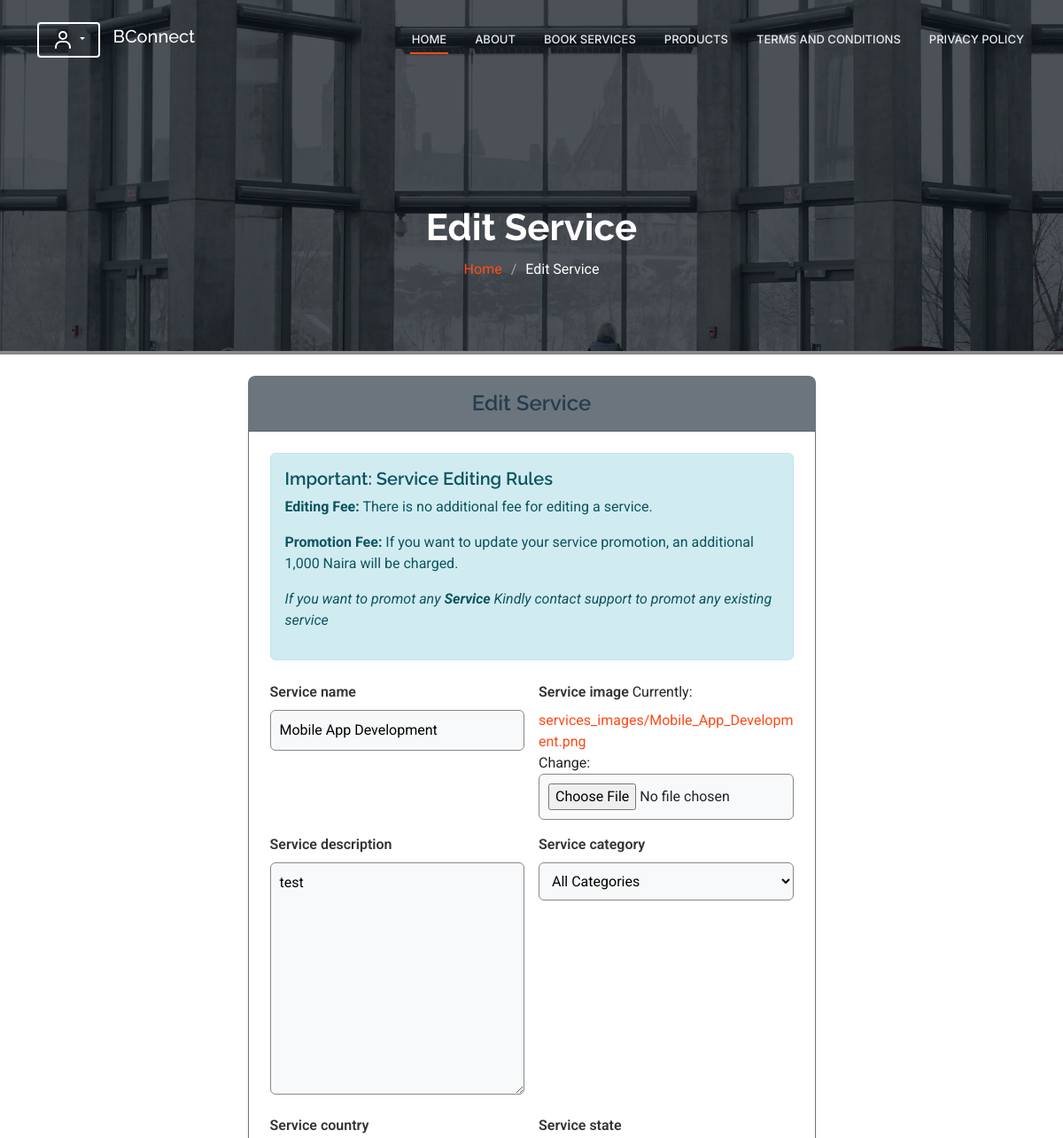
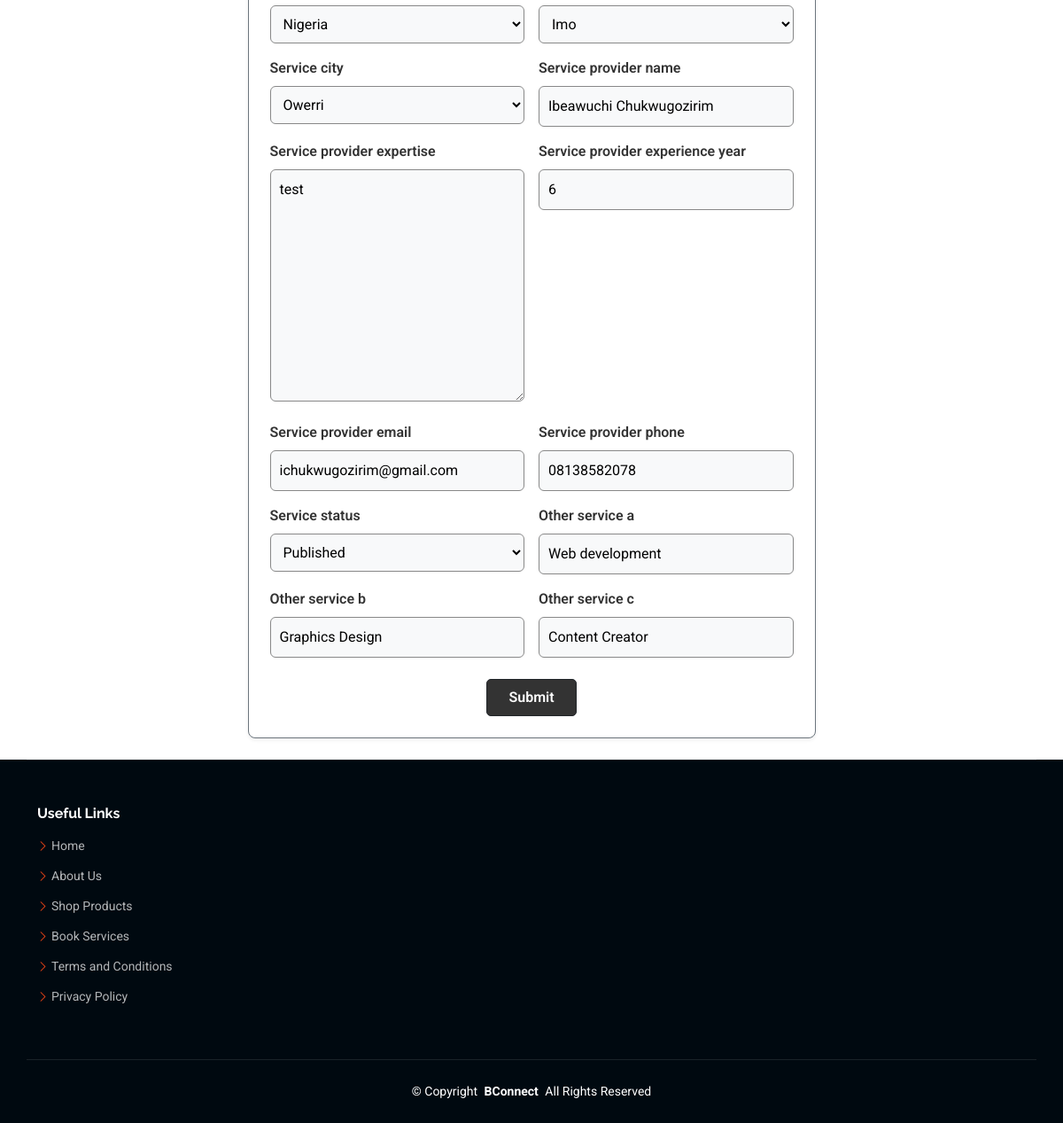
The page /services/3/edit/ (signed in) on the database its author committed (2 pictures, top to bottom).
### main/models.py (models this page shows, shortened)
class Services(models.Model):
    user = models.ForeignKey(settings.AUTH_USER_MODEL, on_delete=models.CASCADE, related_name="services",default=1)
    service_name = models.CharField(max_length=100)
    service_image = models.ImageField(upload_to='services_images/')
    service_description = models.TextField(max_length=250)
    service_category = models.CharField(max_length=300, choices=LocationCategory.CATEGORY_CHOICES, default="all")
    service_country = models.CharField(max_length=50, choices=LocationCategory.COUNTRY_CHOICES, default="All")
    service_state = models.CharField(max_length=50, choices=LocationCategory.STATE_CHOICES, default="All")
    service_city = models.CharField(max_length=50, choices=LocationCategory.CITY_CHOICES, default="All")
    service_provider_name = models.CharField(max_length=200)
    service_provider_expertise = models.TextField(max_length=500)
    service_provider_experience_year = models.PositiveIntegerField(null=True, blank=True)
    service_provider_email = models.CharField(max_length=1000)
    service_provider_phone = models.CharField(max_length=15)
    service_status = models.CharField(max_length=20, choices=LocationCategory.STATUS_CHOICES, default='pending')
    other_service_a = models.CharField(max_length=50, blank=True, null=True)
    other_service_b = models.CharField(max_length=50, blank=True, null=True)
    other_service_c = models.CharField(max_length=50, blank=True, null=True)
    is_paid = models.BooleanField(default=False)  # Track payment status
    is_promoted = models.BooleanField(default=False)
    promotion_fee = models.PositiveIntegerField(default=1000)

### main/views.py (the view)
# urls.py: path('services/<int:pk>/edit/', ServiceUpdateView.as_view(), name='service_update'),
class ServiceUpdateView(LoginRequiredMixin, UpdateView):
    model = Services
    context_object_name = 'service'
    template_name = "main/service_form.html"
    fields = (
        'service_name', 'service_image', 'service_description', 'service_category',
        'service_country', 'service_state', 'service_city', 'service_provider_name',
        'service_provider_expertise', 'service_provider_experience_year', 'service_provider_email',
        'service_provider_phone', 'service_status', 'other_service_a', 'other_service_b', 'other_service_c'
    )
    success_url = reverse_lazy("user_dashboard")
    def get_queryset(self):
        return Services.objects.filter(user=self.request.user)
    def get_object(self, queryset=None):
        service = super().get_object(queryset)
        if service.user != self.request.user:
            raise PermissionDenied("You do not have permission to edit this service.")
        return service

### main/templates/main/service_form.html (shortened to what this page needs)
{% extends 'main/base.html' %}
{% load static %}
{% block content %}
<div class="page-title dark-background" data-aos="fade" style="background-image: url({% static 'assets/img/page-title-bg.webp' %});">
  <div class="container position-relative">
    <br><br><br>
    <h1>{% if service %}Edit Service{% else %}Add a New Service{% endif %}</h1>
    <nav class="breadcrumbs">
      <ol>
        <li><a href="{% url 'home' %}">Home</a></li>
        <li class="current">{% if service %}Edit Service{% else %}Add Service{% endif %}</li>
      </ol>
    </nav>
  </div>
</div>
<section class="py-4">
  <div class="container">
    <div class="row justify-content-center">
      <div class="col-lg-7">
        <div class="card shadow-sm border border-secondary">
          <div class="card-header bg-secondary text-white text-center">
            <h4 class="fw-semibold my-2">{% if service %}Edit Service{% else %}Service Details{% endif %}</h4>
          </div>
          <div class="card-body px-4 py-4">
            <div class="alert alert-info mb-4">
              {% if service %}
              <h5 class="alert-heading">Important: Service Editing Rules</h5>
              <p><strong>Editing Fee:</strong> There is no additional fee for editing a service.</p>
              <p><strong>Promotion Fee:</strong> If you want to update your service promotion, an additional 1,000 Naira will be charged.</p>
              <p><em>If you want to promot any <strong>Service</strong> Kindly contact support to promot any existing service</em></p>
              {% endif %}
            </div>
            <form method="post" enctype="multipart/form-data">
              <div class="row g-3">
                {% for field in form %}
                <div class="col-md-6">
                  <label for="{{ field.id_for_label }}" class="form-label fw-semibold">{{ field.label }}</label>
                  {{ field }}
                </div>
                {% endfor %}
              </div>
              <div class="text-center mt-4">
                <button type="submit" class="btn btn-dark px-4 py-2">Submit</button>
              </div>
            </form>
          </div>
        </div>
      </div>
    </div>
  </div>
</section>
</main>
{% endblock %}

### main/static/assets/css/main.css (style rules this page uses)
:root { --default-font: "Roboto", system-ui, -apple-system, "Segoe UI", Roboto, "Helvetica Neue", Arial, "Noto Sans", "Liberation Sans", sans-serif, "Apple Color Emoji", "Segoe UI Emoji", "Segoe UI Symbol", "Noto Color Emoji"; --heading-font: "Raleway", sans-serif; --nav-font: "Inter", sans-serif; }
:root { --background-color: #ffffff; --default-color: #444444; --heading-color: #273d4e; --accent-color: #ff4a17; --surface-color: #ffffff; --contrast-color: #ffffff; }
:root { --nav-color: #e5eaee; --nav-hover-color: #ff4a17; --nav-mobile-background-color: #ffffff; --nav-dropdown-background-color: #ffffff; --nav-dropdown-color: #444444; --nav-dropdown-hover-color: #ff4a17; }
.dark-background { --background-color: #000910; --default-color: #ffffff; --heading-color: #ffffff; --surface-color: #28323a; --contrast-color: #ffffff; }
:root { scroll-behavior: smooth; }
body { color: var(--default-color); background-color: var(--background-color); font-family: var(--default-font); }
a { color: var(--accent-color); text-decoration: none; transition: 0.3s; }
h1, h2, h3, h4, h5, h6 { color: var(--heading-color); font-family: var(--heading-font); }
.page-title { color: var(--default-color); background-color: var(--background-color); background-size: cover; background-position: center; background-repeat: no-repeat; padding: 160px 0 80px 0; text-align: center; position: relative; }
.page-title:before { content: ""; background: color-mix(in srgb, var(--background-color), transparent 30%); position: absolute; inset: 0; }
.page-title h1 { font-size: 42px; font-weight: 700; margin-bottom: 10px; }
.page-title .breadcrumbs ol { display: flex; flex-wrap: wrap; list-style: none; justify-content: center; padding: 0; margin: 0; font-size: 16px; font-weight: 400; }
.page-title .breadcrumbs ol li+li { padding-left: 10px; }
.page-title .breadcrumbs ol li+li::before { content: "/"; display: inline-block; padding-right: 10px; color: color-mix(in srgb, var(--default-color), transparent 50%); }
section, .section { color: var(--default-color); background-color: var(--background-color); padding: 60px 0; scroll-margin-top: 90px; overflow: clip; }

### main/templates/main/service_form.html (style rules this page uses)
.page-title { border-bottom: 4px solid #888; }
.form-label { font-weight: 600; color: #333; }
input, select, textarea { width: 100%; padding: 10px; border: 1px solid #888; border-radius: 6px; background-color: #f8f9fa; }
.btn-dark { background-color: #333; border-radius: 5px; font-weight: 600; }
.card { border-radius: 8px; }
.alert-info { border-radius: 6px; background-color: #d1ecf1; border-color: #bee5eb; color: #0c5460; }
.alert-heading { font-weight: 600; color: #0c5460; }

### rows shown on the page
Services: form "Mobile App Development" "test" "All Categories" "Nigeria" "Imo" "Owerri" "Ibeawuchi Chukwugozirim" "test" "6" "ichukwugozirim@gmail.com" "08138582078" "Published" "Web development" "Graphics Design" "Content Creator"

### other values the page prints
{{ field.label }} "Service name" "Service image" "Service description" "Service category" "Service country" "Service state" "Service city" "Service provider name" "Service provider expertise" "Service provider experience year" "Service provider email" "Service provider phone" "Service status" "Other service a" "Other service b" "Other service c"
